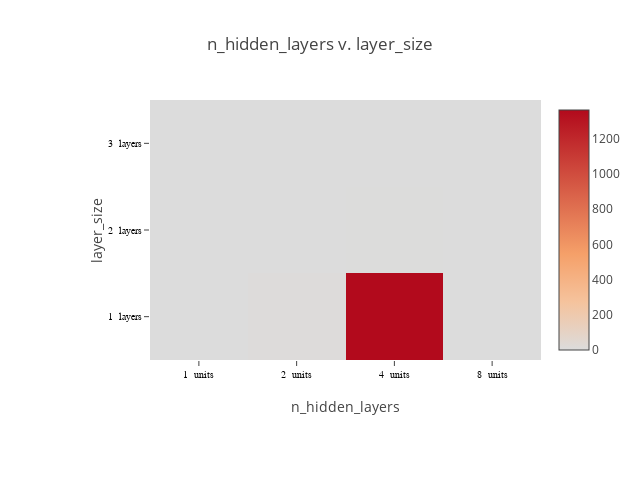

Notebook source saved alongside this figure:
### Code cell
def plot_matrix(lossframe, x_labels, y_labels, x_suffix="", y_suffix=""):

    pivot = lossframe.pivot_table(index=[x_labels], columns=[y_labels], values=['loss'])
    # specify labels as strings, to force it to use a discrete axis
    if lossframe[x_labels].dtype == np.float64 or lossframe[x_labels].dtype == np.float32:
        xaxis = ["%f %s" % (i, x_suffix) for i in pivot.columns.levels[1].values]
    else:
        xaxis = ["%d %s" % (i, x_suffix) for i in pivot.columns.levels[1].values]
    if lossframe[y_labels].dtype == np.float64 or lossframe[y_labels].dtype == np.float32:
        yaxis = ["%f %s" % (i, y_suffix) for i in pivot.index.values]
    else:
        yaxis = ["%d %s" % (i, y_suffix) for i in pivot.index.values]
        
    print(xaxis, yaxis)
    """plot a heat map of a matrix"""
    chart_width=640
    chart_height=480
    
    layout = Layout(
        title="%s v. %s" % (x_labels, y_labels),
        height=chart_height,
        width=chart_width,     
        margin=dict(
            l=150,
            r=30,
            b=120,
            t=100,
        ),
        xaxis=dict(
            title=x_labels,
            tickfont=dict(
                family='Arial, sans-serif',
                size=10,
                color='black'
            ),
        ),
        yaxis=dict(
            title=y_labels,
            tickfont=dict(
                family='Arial, sans-serif',
                size=10,
                color='black'
            ),
        ),
    )
    
    data = [Heatmap(z=pivot.values,
                    x=xaxis,
                    y=yaxis,
                    colorscale=[[0, 'rgb(0,0,255)', [1, 'rgb(255,0,0)']]],
                   )
           ]

    fig = Figure(data=data, layout=layout)
    return iplot(fig, link_text="")

plot_matrix(lossframe, "n_hidden_layers", "layer_size", x_suffix=" units", y_suffix=" layers")

### Figure 1 — Plotly figure (JSON) as saved in the notebook; plotly's stock layout.template omitted (floating-point values rounded to 4 significant figures)
{"data": [{"colorscale": [[0, "rgb(0,0,255)", [1, "rgb(255,0,0)"]]], "type": "heatmap", "x": ["1  units", "2  units", "4  units", "8  units"], "y": ["1  layers", "2  layers", "3  layers"], "z": [[0.1518, 6.603, 1363.0, 0.3289], [0.1156, 0.1345, 3.14, 0.2536], [0.09751, 0.1516, 0.163, 0.2868]]}], "layout": {"height": 480, "margin": {"b": 120, "l": 150, "r": 30, "t": 100}, "title": "n_hidden_layers v. layer_size", "width": 640, "xaxis": {"tickfont": {"color": "black", "family": "Arial, sans-serif", "size": 10}, "title": "n_hidden_layers"}, "yaxis": {"tickfont": {"color": "black", "family": "Arial, sans-serif", "size": 10}, "title": "layer_size"}}}
